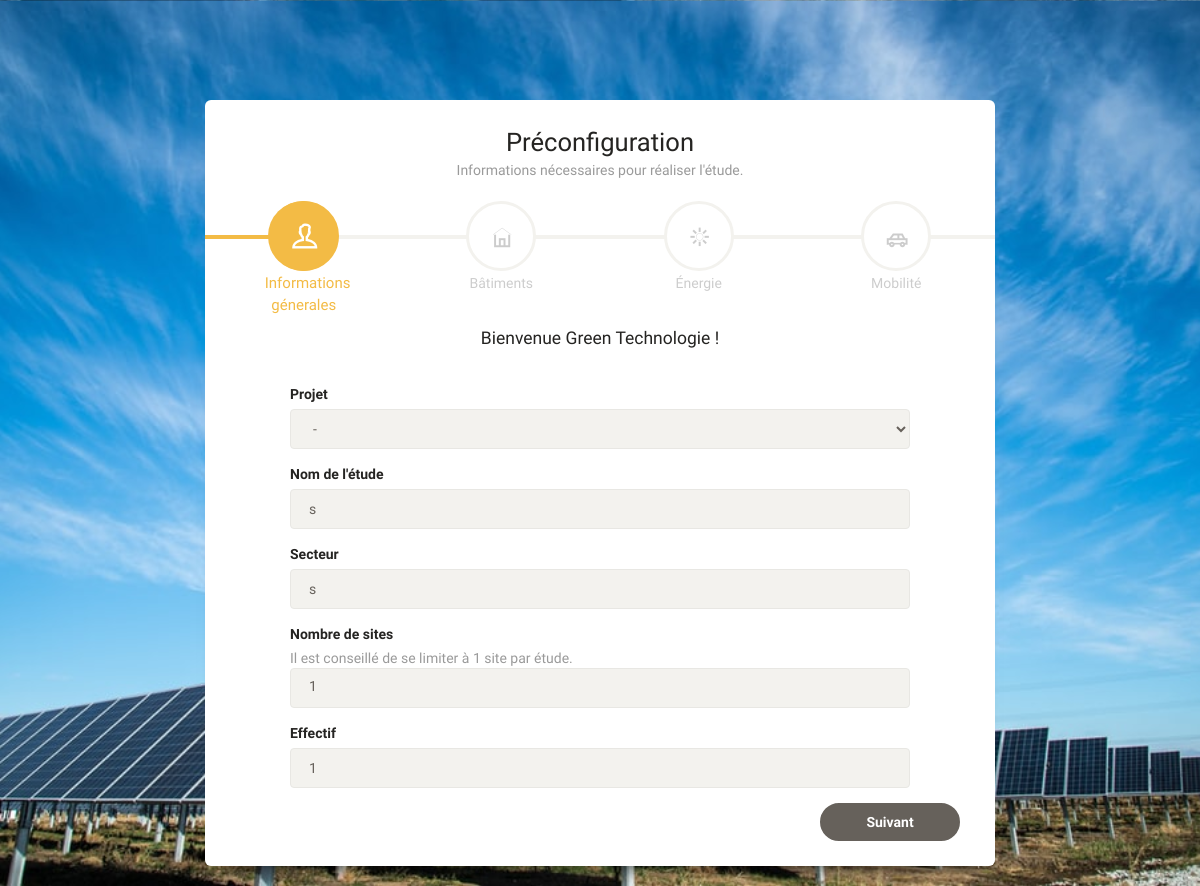
The app's page /4/clients (signed in) with its own data.
### users/models.py (models this page shows, shortened)
class MyUser(AbstractBaseUser, PermissionsMixin):
    entite = models.CharField(max_length=255)
    email = models.EmailField(unique=True)
    is_staff = models.BooleanField(default=False)
    is_active = models.BooleanField(default=True)
    is_superuser = models.BooleanField(default=False)
    is_admin = models.BooleanField(default=False)
    date_joined = models.DateTimeField(default=timezone.now)
    objects = MyAccountManager()
    USERNAME_FIELD = 'email'
    REQUIRED_FIELDS = ['entite']
    class Meta:
        db_table = 'auth_user'
        verbose_name = 'Utilisateur'

### PV/models.py (models this page shows, shortened)
class Enseigne(models.Model):
    projet_defaut = Projet.objects.get(name='-')
    projet = models.ForeignKey(
        Projet, on_delete=models.SET_DEFAULT, default=projet_defaut.id)
    name = models.CharField(verbose_name="Nom de l'enseigne", max_length=255)
    secteur = models.CharField(verbose_name='Secteur', max_length=255)
    nb_sites = models.PositiveIntegerField(
        verbose_name='Nombre de sites', default=1)
    effectif = models.PositiveIntegerField(verbose_name='Effectif')
    user = models.ForeignKey(
        MyUser, on_delete=models.CASCADE, related_name='User_Enseigne')
    id = models.AutoField(primary_key=True, editable=False,  blank=True)
    class Meta:
        verbose_name = "Site"

### PV/views.py (the view, shortened to what this page needs)
# urls.py: path('<int:id_enseigne>/clients', views.test_exists, name='clients_exists'),
@login_required
def test_exists(request, id_enseigne):
    global formB
    global nb_sites
    nom_entreprise = request.user.entite
    email = request.user.email
    rqt = Enseigne.objects.get(id=id_enseigne)
    old_nb = rqt.nb_sites
    nb_sites = old_nb
    formB = EnseigneForm(instance=rqt)
    return render(request, 'wizard-create-profile.html', {'formB': formB, 'nom_entreprise': nom_entreprise, 'email': email, 'nb_sites': nb_sites})

### PV/forms.py
class EnseigneForm(ModelForm):
    class Meta:
        model = Enseigne
        fields = ('projet', 'name', 'secteur', 'effectif')
        widget = {'Projet': forms.Select(attrs={'class': 'form-control'}),
                  "Nom de l'enseigne": forms.Select(attrs={'class': 'form-control', 'placeholder': "Nom de l'enseigne"}),
                  'Secteur': forms.Select(attrs={'class': 'form-control', 'placeholder': 'Services'}),
                  'Effectif': forms.NumberInput(attrs={'class': 'form-control', 'placeholder': '55'}),
                  }
    def __init__(self, *args, **kwargs):
        super(EnseigneForm, self).__init__(*args, **kwargs)
        for field_name, field in self.fields.items():
            field.widget.attrs['class'] = 'form-control'
        self.fields['name'].widget.attrs['placeholder'] = "Nom de l'enseigne"
        self.fields['secteur'].widget.attrs['placeholder'] = 'Services'
        self.fields['effectif'].widget.attrs['placeholder'] = '55'

### PV/models.py (called while the page is built)
    def __str__(self):
        return str(self.name)

### PV/templates/wizard-create-profile.html (shortened to what this page needs)
{% extends 'base.html' %}
{% block content %}
<div class="wizard-navigation">
    <div class="progress-with-circle">
        <div class="progress-bar" role="progressbar" aria-valuenow="3" aria-valuemin="0" aria-valuemax="100"
            style="width: 100%;"></div>
    </div>
    <ul>
        <li class="active">
            <a href="" data-toggle="tab">
                <div class="icon-circle">
                    <i class="ti-user"></i>
                </div>
                Informations génerales
            </a>
        </li>
        <li>
            <a href="" data-toggle="tab">
                <div class="icon-circle">
                    <i class="ti-home"></i>
                </div>
                Bâtiments
            </a>
        </li>
        <li>
            <a href="" data-toggle="tab">
                <div class="icon-circle">
                    <i class="ti-shine"></i>
                </div>
                Énergie
            </a>
        </li>
        <li>
            <a href="" data-toggle="tab">
                <div class="icon-circle">
                    <i class="ti-car"></i>
                </div>
                Mobilité
            </a>
        </li>
    </ul>
</div>
<div class="tab-content">
    <form action="" method="POST">
        <div class="tab-pane">
            <div class="row">
                <h5 class="info-text"> Bienvenue {{ nom_entreprise }} !</h5>
                <div class="col-sm-10 col-sm-offset-1">
                    <div class="form-group {% if formB.secteur.errors %}has-warning has-feedback{% endif %}">
                        <label>Projet </label>
                        {{ formB.projet }}
                    </div>
                </div>
                <div class="col-sm-10 col-sm-offset-1">
                    <div class="form-group {% if formB.secteur.errors %}has-warning has-feedback{% endif %}">
                        <label>Nom de l'étude </label>
                        {{ formB.name }}
                    </div>
                </div>
                <div class="col-sm-10 col-sm-offset-1">
                    <div class="form-group {% if formB.secteur.errors %}has-warning has-feedback{% endif %}">
                        <label>Secteur </label>
                        {{ formB.secteur }}
                    </div>
                </div>
                <div class="col-sm-10 col-sm-offset-1">
                    <div class="form-group">
                        <label>Nombre de sites </label>
                        <p class="category" style="text-align:left">Il est conseillé de se limiter à 1 site par étude.
                        </p>
                        <div class="form-control">
                            {{ nb_sites }}
                        </div>
                    </div>
                </div>
                <div class="col-sm-10 col-sm-offset-1">
                    <div class="form-group {% if formB.effectif.errors %}has-warning has-feedback{% endif %}">
                        <label>Effectif </label>
                        {{ formB.effectif }}
                    </div>
                </div>
            </div>
        </div>
        <div class="wizard-footer">
            <div class="pull-right">
                <input type='submit' class='btn btn-fill btn-sucess btn-wd' name='next' value='Suivant' />
            </div>
            <div class="clearfix"></div>
    </form>
</div>
{% endblock %}

### records on screen
Enseigne: projet "-", name "s", secteur "s", effectif "1"

### other values on screen
{{ nom_entreprise }} "Green Technologie"
{{ nb_sites }} "1"
